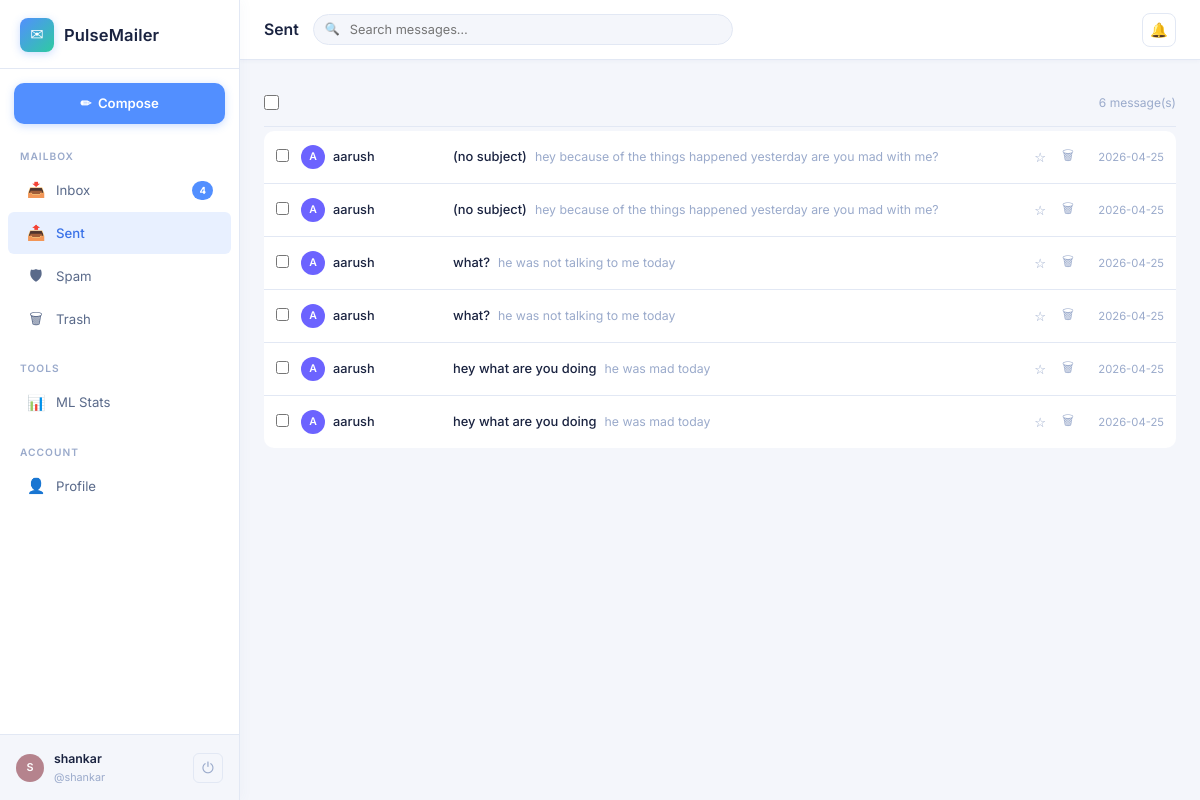
/sent (signed in), run on the app's committed database.
### tables this page shows
CREATE TABLE messages (
    id                  INTEGER PRIMARY KEY AUTOINCREMENT,
    thread_id           INTEGER,
    sender_id           INTEGER NOT NULL REFERENCES users(id) ON DELETE CASCADE,
    recipient_id        INTEGER NOT NULL REFERENCES users(id) ON DELETE CASCADE,
    subject             TEXT    NOT NULL DEFAULT '(no subject)',
    body                TEXT    NOT NULL DEFAULT '',
    folder              TEXT    NOT NULL DEFAULT 'inbox',
    is_read             INTEGER NOT NULL DEFAULT 0,
    is_starred          INTEGER NOT NULL DEFAULT 0,
    attachment          TEXT,
    sent_at             DATETIME DEFAULT CURRENT_TIMESTAMP,
    deleted_at          DATETIME,
    -- ── ML moderation columns (new) ──────────────────────────────────────────
    spam_flag           INTEGER NOT NULL DEFAULT 0,
    spam_probability    REAL    NOT NULL DEFAULT 0.0,
    ham_probability     REAL    NOT NULL DEFAULT 0.0,
    spam_confidence     REAL    NOT NULL DEFAULT 0.0,
    vulgar_probability  REAL    NOT NULL DEFAULT 0.0,
    is_vulgar           INTEGER NOT NULL DEFAULT 0,
    is_blocked          INTEGER NOT NULL DEFAULT 0,
    moderation_reason   TEXT
);

CREATE TABLE users (
    id            INTEGER PRIMARY KEY AUTOINCREMENT,
    username      TEXT    NOT NULL UNIQUE COLLATE NOCASE,
    email         TEXT    NOT NULL UNIQUE COLLATE NOCASE,
    password_hash TEXT    NOT NULL,
    display_name  TEXT,
    avatar_color  TEXT    DEFAULT '#6c63ff',
    created_at    DATETIME DEFAULT CURRENT_TIMESTAMP,
    last_login    DATETIME
);

### routes/mail.py (the view)
@mail_bp.route("/sent")
@login_required
def sent():
    return _render_folder("sent", session["user_id"])

### database.py (called while the page is built)
def get_db():
    if "db" not in g:
        db_path = current_app.config["DATABASE_URI"].replace("sqlite:///", "")
        g.db = sqlite3.connect(db_path, detect_types=sqlite3.PARSE_DECLTYPES)
        g.db.row_factory = sqlite3.Row          # access columns by name
        g.db.execute("PRAGMA foreign_keys = ON") # enforce FK constraints
    return g.db

### routes/mail.py (called while the page is built)
def login_required(f):
    @wraps(f)
    def decorated(*args, **kwargs):
        if "user_id" not in session:
            flash("Please log in to continue.", "info")
            return redirect(url_for("auth.login"))
        return f(*args, **kwargs)
    return decorated

def _folder_counts(user_id):
    db = get_db()
    rows = db.execute(
        """SELECT folder, COUNT(*) as cnt
           FROM messages
           WHERE recipient_id=? AND is_read=0 AND deleted_at IS NULL
             AND folder IN ('inbox','spam')
           GROUP BY folder""",
        (user_id,)
    ).fetchall()
    counts = {"inbox": 0, "sent": 0, "spam": 0, "trash": 0}
    for r in rows:
        counts[r["folder"]] = r["cnt"]
    return counts

### templates/mailbox.html (shortened to what this page needs)
{% extends "base.html" %}
{% set folder_labels = {'inbox': 'Inbox', 'sent': 'Sent', 'spam': 'Spam', 'trash': 'Trash'} %}
{% set active_folder = folder %}
{% block topbar_title %}{{ folder_labels[folder] }}{% endblock %}
{% block content %}
<form method="POST" action="{{ url_for('mail.bulk_action') }}" id="bulkForm">
  <div class="toolbar">
    <div class="toolbar-left">
      <input type="checkbox" id="selectAll" title="Select all" style="width:15px;height:15px;accent-color:var(--accent)">
    </div>
    <div class="toolbar-right">
      <span class="count-info">
        {% if q %}
          {{ total }} result(s) for "<em>{{ q }}</em>"
          &nbsp;<a href="{{ url_for('mail.' + folder) }}" class="text-muted" style="font-size:.8rem">✕ clear</a>
        {% else %}
          {{ total }} message(s)
        {% endif %}
      </span>
    </div>
  </div>
  {% if messages %}
    <div class="message-list">
      {% for msg in messages %}
        {% set is_sender = (msg.sender_id == session.user_id) %}
        {% set other_person = msg.recipient_display or msg.recipient_username if is_sender else msg.sender_display or msg.sender_username %}
        {% set other_color  = '#6c63ff' if is_sender else (msg.sender_color or '#6c63ff') %}
        <div class="message-row {% if not msg.is_read and not is_sender %}unread{% endif %} {% if msg.is_starred %}starred{% endif %}"
             style="position:relative"
             onclick="location.href='{{ url_for('mail.view_message', msg_id=msg.id) }}'">
          <div class="msg-checkbox" onclick="event.stopPropagation()">
            <input type="checkbox" name="msg_ids" value="{{ msg.id }}"
                   class="msg-check" id="chk{{ msg.id }}" />
          </div>
          <div class="msg-from">
            <div class="d-flex align-center gap-8">
              <div class="avatar-sm" style="background:{{ other_color }};width:24px;height:24px;font-size:.7rem">
                {{ other_person[0].upper() if other_person else '?' }}
              </div>
              {{ other_person or '(unknown)' }}
            </div>
          </div>
          <div class="msg-preview">
            <span class="msg-subject">
              {{ msg.subject }}
            </span>
            <span class="msg-snippet">{{ (msg.body or '')[:80] }}</span>
          </div>
          <div class="msg-icons" onclick="event.stopPropagation()">
            <form method="POST" action="{{ url_for('mail.toggle_star', msg_id=msg.id) }}" style="display:inline">
              <button class="star-btn" type="submit" title="{{ 'Unstar' if msg.is_starred else 'Star' }}">
                {{ '⭐' if msg.is_starred else '☆' }}
              </button>
            </form>
            <form method="POST" action="{{ url_for('mail.delete_message', msg_id=msg.id) }}" style="display:inline">
              <button class="icon-btn" type="submit" title="{{ 'Delete permanently' if folder == 'trash' else 'Move to trash' }}"
                      {% if folder == 'trash' %}onclick="return confirm('Permanently delete this message?')"{% endif %}>
                🗑
              </button>
            </form>
          </div>
          <div class="msg-time">
            {{ msg.sent_at[:10] if msg.sent_at else '' }}
          </div>
        </div>
      {% endfor %}
    </div>
  {% endif %}
</form>
{% endblock %}

### static/css/style.css (style rules this page uses)
:root { --bg-base: #f4f6fb; --bg-surface: #ffffff; --bg-elevated: #f0f3fa; --bg-hover: #eef1f8; --border-color: #e2e8f4; --border-accent: rgba(82,143,255,.3); --text-primary: #1a2340; --text-secondary: #5a6a8a; --text-muted: #9aaacb; --accent: #528fff; --accent-light: #e8f0ff; --accent-dark: #3a72e8; --teal: #2ecba1; --teal-light: #e6faf5; --danger: #ef4444; --danger-light: #fee8e8; --warning: #f59e0b; --warning-light: #fef3c7; --success: #22c55e; --success-light: #dcfce7; --radius: 10px; --radius-sm: 6px; --shadow: 0 2px 12px rgba(80,100,160,.08); --shadow-md: 0 4px 20px rgba(80,100,160,.12); --sidebar-width: 240px; --topbar-height: 60px; --surface: #ffffff; --font-body: 'Inter', system-ui, sans-serif; --transition: all .16s ease; }
*, *::before, *::after { box-sizing: border-box; margin: 0; padding: 0; }
html { font-size: 15px; }
body { font-family: var(--font-body); background: var(--bg-base); color: var(--text-primary); min-height: 100vh; line-height: 1.6; -webkit-font-smoothing: antialiased; }
input, textarea, select, button { font-family: inherit; }
.toolbar { display: flex; align-items: center; gap: 12px; padding: 10px 0 12px; border-bottom: 1px solid var(--border-color); margin-bottom: 4px; }
.toolbar-left { display: flex; align-items: center; gap: 10px; }
.toolbar-right { margin-left: auto; }
.count-info { font-size: .8rem; color: var(--text-muted); }
.message-list { display: flex; flex-direction: column; }
.message-row { display: flex; align-items: center; gap: 12px; padding: 11px 12px; border-bottom: 1px solid var(--border-color); cursor: pointer; transition: var(--transition); position: relative; border-radius: 0; background: var(--bg-surface); }
.message-row:first-child { border-radius: var(--radius) var(--radius) 0 0; }
.message-row:last-child { border-bottom: none; border-radius: 0 0 var(--radius) var(--radius); }
.msg-checkbox { flex-shrink: 0; }
.msg-checkbox input { accent-color: var(--accent); }
.msg-from { min-width: 140px; max-width: 160px; font-size: .85rem; font-weight: 500; color: var(--text-primary); white-space: nowrap; overflow: hidden; text-overflow: ellipsis; }
.msg-preview { flex: 1; min-width: 0; display: flex; align-items: center; gap: 8px; overflow: hidden; }
.msg-subject { font-size: .86rem; font-weight: 500; color: var(--text-primary); white-space: nowrap; overflow: hidden; text-overflow: ellipsis; max-width: 280px; flex-shrink: 0; }
.msg-snippet { font-size: .82rem; color: var(--text-muted); white-space: nowrap; overflow: hidden; text-overflow: ellipsis; }
.msg-icons { display: flex; align-items: center; gap: 4px; flex-shrink: 0; }
.star-btn, .icon-btn { background: none; border: none; cursor: pointer; padding: 4px 6px; border-radius: 4px; font-size: .88rem; color: var(--text-muted); transition: var(--transition); }
.msg-time { font-size: .75rem; color: var(--text-muted); white-space: nowrap; flex-shrink: 0; min-width: 72px; text-align: right; }
.avatar-sm { width: 28px; height: 28px; border-radius: 50%; display: flex; align-items: center; justify-content: center; color: #fff; font-size: .72rem; font-weight: 600; flex-shrink: 0; }
.d-flex { display: flex; }
.align-center { align-items: center; }
.gap-8 { gap: 8px; }

### data on the page
messages: subject "(no subject)", body "hey because of the things happened yesterday are you mad with me?", is_starred "☆", sent_at "2026-04-25"
users: display_name "A", display_name "aarush"
messages: subject "(no subject)", body "hey because of the things happened yesterday are you mad with me?", is_starred "☆", sent_at "2026-04-25"
messages: subject "what?", body "he was not talking to me today", is_starred "☆", sent_at "2026-04-25"
messages: subject "what?", body "he was not talking to me today", is_starred "☆", sent_at "2026-04-25"
messages: subject "hey what are you doing", body "he was mad today", is_starred "☆", sent_at "2026-04-25"
messages: subject "hey what are you doing", body "he was mad today", is_starred "☆", sent_at "2026-04-25"

### other printed values
{{ folder_counts.inbox }} "4"
{{ session.get('display_name') or session.get('username') }} "shankar"
{{ session.get('username') }} "shankar"
{{ folder_labels[folder] }} "Sent"
{{ total }} "6"
